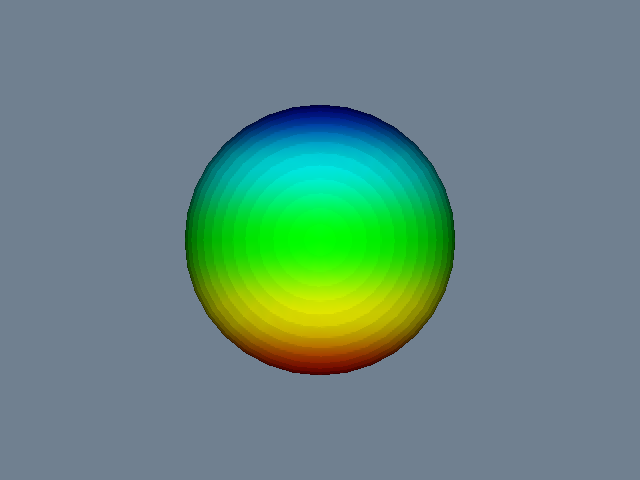

The script that drew this image:
#!/usr/bin/env python

# Write a VTK dataset to the VTKHDF file format using vtkHDFWriter,
# then read it back with vtkHDFReader and render the result.  This
# round-trip demonstrates the modern HDF5-based VTK file format.

import tempfile
from pathlib import Path

# Factory overrides: importing these modules registers the OpenGL rendering
# and interaction style implementations for vtkRenderingCore factory classes.
import vtkmodules.vtkInteractionStyle  # noqa: F401
import vtkmodules.vtkRenderingOpenGL2  # noqa: F401
# VTK pipeline classes used in this example
from vtkmodules.vtkFiltersCore import vtkElevationFilter
from vtkmodules.vtkFiltersSources import vtkSphereSource
from vtkmodules.vtkIOHDF import vtkHDFReader, vtkHDFWriter
from vtkmodules.vtkRenderingCore import (
    vtkActor,
    vtkPolyDataMapper,
    vtkRenderWindow,
    vtkRenderWindowInteractor,
    vtkRenderer,
)

# Colors (normalized RGB)
slate_gray_background_rgb = (0.439, 0.502, 0.565)

# Output path: write to a temporary directory
output_path = str(Path(tempfile.mkdtemp()) / "sphere.vtkhdf")

# Source: generate a sphere with elevation scalars
sphere_source = vtkSphereSource()
sphere_source.SetThetaResolution(32)
sphere_source.SetPhiResolution(32)

elevation = vtkElevationFilter()
elevation.SetInputConnection(sphere_source.GetOutputPort())
elevation.SetLowPoint(0.0, -0.5, 0.0)
elevation.SetHighPoint(0.0, 0.5, 0.0)
elevation.Update()

# Write: save the polydata to a VTKHDF file
writer = vtkHDFWriter()
writer.SetInputData(elevation.GetOutput())
writer.SetFileName(output_path)
writer.SetOverwrite(True)
writer.Write()
print(f"Wrote {output_path}")

# Read: load the VTKHDF file back
reader = vtkHDFReader()
reader.SetFileName(output_path)
reader.Update()

# Mapper: map the round-tripped polydata to graphics primitives
mapper = vtkPolyDataMapper()
mapper.SetInputConnection(reader.GetOutputPort())
mapper.SetScalarModeToUsePointFieldData()
mapper.SelectColorArray("Elevation")
mapper.SetScalarRange(0.0, 1.0)

# Actor: assign the mapped geometry
actor = vtkActor()
actor.SetMapper(mapper)

# Renderer: assemble the scene
renderer = vtkRenderer()
renderer.AddActor(actor)
renderer.SetBackground(slate_gray_background_rgb)

# Window: display the rendered scene
render_window = vtkRenderWindow()
render_window.AddRenderer(renderer)
render_window.SetWindowName("write vtk hdf")
render_window.SetMultiSamples(0)
render_window.SetSize(640, 480)

# Interactor: handle mouse and keyboard events
render_window_interactor = vtkRenderWindowInteractor()
render_window_interactor.SetRenderWindow(render_window)

# Scene: configure the camera
renderer.ResetCamera()

render_window_interactor.Initialize()
render_window_interactor.Start()
